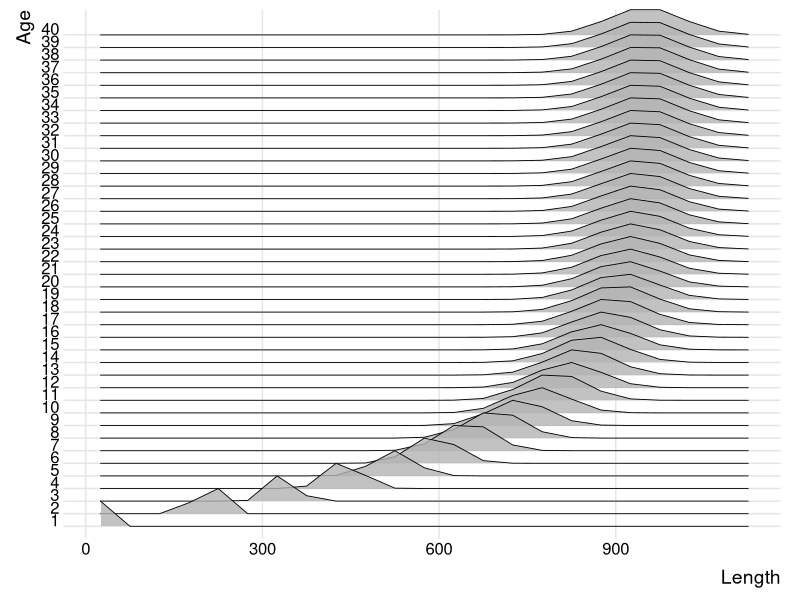
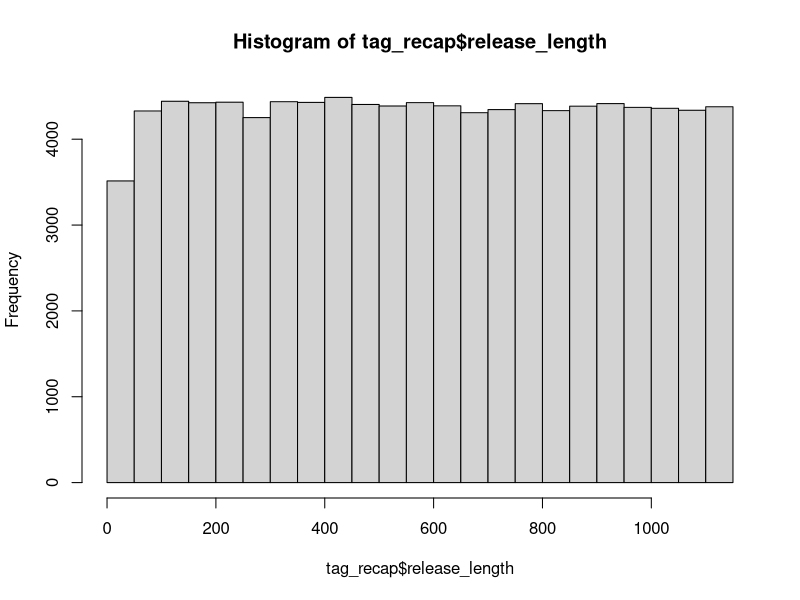
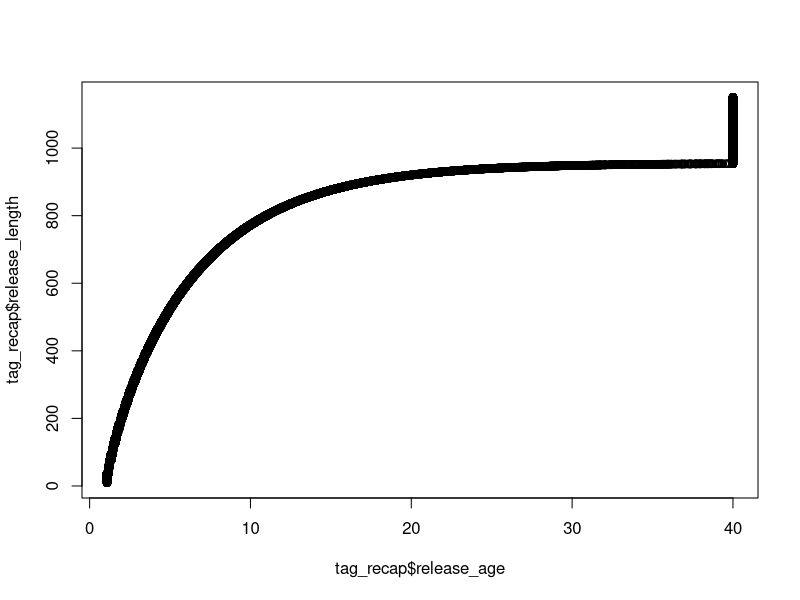

Generate these figures, in order, with R: (Note: this script raises an error after producing the figures.)
# -----------------------------------------------------------------------------

# Project: Wadandi Pink Snapper Population Model
# Data:    Values from the literature
# Task:    Set up populations
# Author:  Lise Fournier-Carnoy / adapted from Charlotte Aston
# Date:    May 2026

# -----------------------------------------------------------------------------

# Status: May 2026 update: trying to switch from age-based to length-based system

# -----------------------------------------------------------------------------

rm(list = ls())

# Load libraries

library(tidyverse)
library(sf)
library(raster)
library(stringr)
library(forcats)
library(RColorBrewer)
library(geosphere)
library(abind)

# we need a population to start the C++ model.
# the start population must be stable and realistic, given the species, the size of the simulation area etc.
# for this, we must know (1.) how the species grows/matures, then (2.) what population size/structure the area *can* support (carrying capacity),
# which will allow us to calculate (3.) what the population size/structure would be under a stable amount of fishing.

# the first two steps are calculated in a 'per recruit' unit, which takes a hypothetical R0=1 recruit through all ages, calculating the hypothetical survival probability, maturity probability and mature biomass
# we then rescale the values from these two first steps to real numbers of fish.

# from this, we can calculate (4.) our start population.
# we need step 2. because the Beverton-Holt equation (which the C++ code runs) calculates density-dependent recruitment (limited by the carrying capacity)


## STEP 0: life history values ================================================

year_end <- 2024
year_start <- 1900
n_yrs <- 2024-1900 # number of years modelled

max_age <- 40 # table 4.2 https://library.dpird.wa.gov.au/cgi/viewcontent.cgi?article=1240&context=fr_rr#page=12.15


### length parameters ----

# Von Bertalanffy Parameters (from Table 2, lower west coast, both sexes combined, https://academic.oup.com/icesjms/article/74/1/180/2669555?login=false#186901916)
# Linf  <- 1136 # hypothetical asymptotic length at infinite age (mm)
# k     <- 0.12 # growth coefficient, (/year)
# t0    <- -0.42 # hypothetical age at length = 0 (y)

# Schnute equation parameters - found to fit Yijarup better, table 4.2 https://library.dpird.wa.gov.au/cgi/viewcontent.cgi?article=1240&context=fr_rr#page=12.15
l1 <- 0
l2 <- (927.2 + 915.9)/2 # average of females and males
t1 <- 0
t2 <- 20
a <- (0.160 + 0.168)/2 # "constant relative rate of relative growth rate", Schnute 1981, average of females and males
b <- (1.239 + 1.206)/2 # "incremental relative rate of relative growth rate", Schnute 1981, average of females and males

max_length <- 1095 # in mm, table 4.2 https://library.dpird.wa.gov.au/cgi/viewcontent.cgi?article=1240&context=fr_rr#page=12.15

# age-length standard deviation parameters, for Pinkies, table 1 in Crisafulli et al. 2025 https://www.sciencedirect.com/science/article/pii/S0165783624003023#sec0140
al_cv <- 0.066

# length bin size we'll use in the model
length_bin_size <- 50 # mm. i used 10mm previously but that makes the model too slow.

### weight parameters ----

# weight-length relationship (W = WLa*(forklength^WLb)) , table 4.2 https://library.dpird.wa.gov.au/cgi/viewcontent.cgi?article=1240&context=fr_rr#page=12.15
WLa <- 3.67*10^-5
WLb <- 2.83


### maturity parameters ----

# age at maturity
M50 <- (6.7 + 5.5)/2 # female male average, A50 in table 4.2 https://library.dpird.wa.gov.au/cgi/viewcontent.cgi?article=1240&context=fr_rr#page=12.15
M95 <- (12.9 + 12.3)/2 # female male average, A95 table 4.2 https://library.dpird.wa.gov.au/cgi/viewcontent.cgi?article=1240&context=fr_rr#page=12.15

# length at maturity
L50 <- 660 # females only available, L50 in table 4.2 https://library.dpird.wa.gov.au/cgi/viewcontent.cgi?article=1240&context=fr_rr#page=12.15
L95 <- 900 # females only available, L95 in table 4.2 https://library.dpird.wa.gov.au/cgi/viewcontent.cgi?article=1240&context=fr_rr#page=12.15


### spawning/recruitment parameters ----

prop_f <- 0.5 # proportion expected to be females

# Beverton-Holt Parameters
h   <- 0.75 # table 7.4 p.68 https://library.dpird.wa.gov.au/cgi/viewcontent.cgi?article=1240&context=fr_rr#page=12.15
R0  <- 1 # initial recruitment, hypothetical number. do not change!!

# batch fecundity = a * length^b
fecundity_a <- 9.436*10^-5 # table 4.2 https://library.dpird.wa.gov.au/cgi/viewcontent.cgi?article=1240&context=fr_rr#page=12.15
fecundity_b <- 3.359 # table 4.2 https://library.dpird.wa.gov.au/cgi/viewcontent.cgi?article=1240&context=fr_rr#page=12.15

hyperallo <- (1.26 + 1.14 + 1.33)/3 # THIS VALUE IS CORRECT FOR WEIGHT, NOT AGE OR LENGTH !! average from 3 Sparids in Barneche 2018 (1.26, 1.14 and 1.33)


### mortality/fishing parameters ----

M <- 0.12 # yearly natural mortality, table 4.2 https://library.dpird.wa.gov.au/cgi/viewcontent.cgi?article=1240&context=fr_rr#page=12.15

# selectivity - for now considered as the same for rec and commercial fishing, as even Wise et al. 2007 group them together, p.99. https://library.dpird.wa.gov.au/cgi/viewcontent.cgi?article=1206&context=fr_rr#page=94.59 
# parameter of selectivity ogive
V50 <- 3.701 # Table 6.3.8, v50 from https://researchlibrary.agric.wa.gov.au/cgi/viewcontent.cgi?article=1029&context=fr_rr
V95 <-  5.290 # Table 6.3.8, v95 from https://researchlibrary.agric.wa.gov.au/cgi/viewcontent.cgi?article=1029&context=fr_rr

PRM <- mean(c(0.15, 0.14, 0.16, 0.13, 0.17, 0.22, 0.20, 0.23, 0.19, 0.25, 0.15, 0.13, 0.16, 0.11, 0.19)) # post release mortality for our retention function, recreational south, p.109 in Fairclough 2021 https://library.dpird.wa.gov.au/cgi/viewcontent.cgi?article=1108&context=fr_rr#page=118.15

# McLennan et al. 2014 finds post-release survival after barotrauma treatment to be 88%, same for all depths, all sizes of fish.
# Maggs et al. 2024 finds the hook site (lip, body or gut) and depth both sig. affects PRM.
# Grixti et al. 2010 finds that PRM in deep waters (48%) is lower than shallow (97%).

eq.init.fish <-  0.025 # this is equilibrium instantaneous fishing mortality?? a low level of fishing effort to apply to the hypothetical fish population so that it stabilises for the burn-in.


## STEP 1: set up life history value ==========================================

# below we use the published life history values to obtain mean values of length-at-age and the weight-at-mean-length-at-age.
mean_life_hist <- data.frame(
  #age = seq(1, 1 + step * (max_age * 12 - 1), by = step)) %>% # each age (1, 2, 3 year old) is split into 12 - this was before i made this into a yearly thing.
  age = 1:max_age) %>%
  
  mutate(
    length = ((l1^b+(l2^b-l1^b))*((1-exp(-a*(age-t1)))/(1-exp(-a*(t2-t1)))))^(1/b), # this is the Schnute equation, replaces the VB equation.
    # length_vb = Linf * (1 - exp(-k * (age - t0))), # this is the old VB equation
    weight = WLa * (length^WLb) / 1000 # divide by 1000 to get in kg 
  ) %>% 
  glimpse()

# from this, let's add uncertainty (because not every 1yo fish will be the same length)
# we'll make a age x length matrix that tells us how likely it is that a fish of age x is of length a, b, c, etc.
lengths <- (0:(max_length + 100)) # start at zero, but all lengths should start at 10mm (see here for post settlement juvenile size ref https://rsnz.onlinelibrary.wiley.com/doi/10.1080/00288330.2014.892013)(+ a little bit to encompass extra big fish just in case)

# define your length bins (e.g. 50mm bins)
bin_breaks <- seq(0, max_length+100, by = length_bin_size) # +100 for extra big fish
bin_labels <- seq_along(bin_breaks[-1])  # indices 1 to n_bins
lengths_bins <- lengths[seq(1, length(lengths), length_bin_size)] # 5cm bins

bin_mids <- bin_breaks[-length(bin_breaks)] + (length_bin_size/2)  # midpoints

length_age_matrix <- matrix(0,
                            nrow = length(mean_life_hist$age),
                            ncol = length(bin_mids), # length bins
                            dimnames = list(as.numeric(mean_life_hist$age), 
                                            as.numeric(bin_mids)))

schnute_length <- function(AGE, l1, l2, t1, t2, a, b) {
  L <- (l1^b + (l2^b - l1^b) * (1 - exp(-a * (AGE - t1))) / (1 - exp(-a * (t2 - t1))))^(1 / b)
  pmin(L, max_length)
} # this function is to obtain the expected length at AGE years old 

for (i in 1:nrow(length_age_matrix)) {
  
  biological_age <- i-1 # the model considers 1yo fish to be a full year old, even though they have just recruited. correct that
  
  if (biological_age == 0) {
    mean_length <- 10  # minimum recruit size in mm (post-settlement juvenile)
  } else {
    mean_length <- round(schnute_length(biological_age, l1, l2, t1, t2, a, b))
  }
  
  sd_length = al_cv * mean_length # eq. 3 from Francis et al. 2016, https://www.sciencedirect.com/science/article/pii/S0165783615000909
  
  length_age_matrix[i, ] <- dnorm(bin_mids, mean = mean_length, sd = sd_length)
} # this loops calculates how likely it is that a fish of age x is of each length y

length_age_matrix <- length_age_matrix / rowSums(length_age_matrix) # normalise so it all adds up to 1

dimnames(length_age_matrix) <- list(mean_life_hist$age, bin_mids)
summary(rowSums(length_age_matrix))  # should all be 1

# we also need to know the length-weight relationship for our lengths
length_weight <- data.frame(length = bin_mids) %>% 
  mutate(weight = WLa * (length^WLb) / 1000 # divide by 1000 to get in kg
         )

# okay so this matrix is going to be the base on which most things get calculated downstream.
library(ggridges)

# sanity check : the distribution of lengths at various ages
as.data.frame(length_age_matrix) %>% 
  mutate(age = as.numeric(rownames(length_age_matrix))) %>% 
  pivot_longer(cols = -age, names_to = "length_bin", values_to = "density") %>% 
  mutate(length_bin = as.numeric(length_bin)) %>% 
  group_by(age) %>% 
  mutate(density_scaled = density / max(density)) %>% # normalise each age to peak = 1
  ungroup() %>% 
  
  ggplot(aes(x = length_bin, y = factor(age), height = density_scaled, group = age)) +
  geom_ridgeline(scale = 2, alpha = 0.8, linewidth = 0.3) +
  labs(x = "Length", y = "Age") +
  theme_ridges(grid = TRUE)


## STEP 1.5: make a length transition matrix ==================================

# the length age matrix tells us the probability of a fish of age x to be of length y, but that doesnt tell us what length a fish of age x and length y will be at age x+1
# for this we need an age-transition matrix, of format length x length.
# age transition matrices are usually calculated with tag-recapture data. 
# i don't have that data, so i'll simulate it.


### A. release the fish! ----

set.seed(123)

# some mean life history
ages = seq(1, max_age, by = 1/12) # monthly ages.
lengths = as.numeric(colnames(length_age_matrix)) # the midpoints of the length bins

# catch, tag, and release some fish!
n_fish  <- 100000

tag_recap <- data.frame( # random set of lengths between min and max
  release_length = runif(n_fish, min = 10, max = max(lengths_bins)) # random lengths >10mm (min juvenile size)
) %>% 
  glimpse()

hist(tag_recap$release_length)


### B. pretend you know the age of these released fish ----

mu_by_age <- schnute_length(ages-1, l1, l2, t1, t2, a, b) # vb_length(ages-1) # this is the mean length for all ages that a fish can be (monthly) - age-1 because otherwise it treats the new recruits (1 year old in the model) as fish that should be 200mm, so growth of 200mm in 1month... not possible.
sd_by_age <- mu_by_age * al_cv # this is the variability around the mean length, for all ages that a fish can be.

age_likelihoods <- function(LENGTH) {
  dnorm(LENGTH, mean = mu_by_age, sd = sd_by_age)
} # this gives us the probability that a fish of a length x is of each age y.

tag_recap$release_age <- sapply(tag_recap$release_length, function(LENGTH) {
  len_capped <- min(LENGTH, max(lengths_bins)) # prevent fish from being larger than the limit
  liks <- age_likelihoods(len_capped) # finds how likely each age is for that length
  liks <- liks / sum(liks) # normalise to get the relative likelihood of each age
  #sum(ages * liks) # get the weighted average age
  ages[which.max(liks)] 
  
}) # this obtains the age (as an average from the likely ages) for every fish we released

head(tag_recap)

plot(x = tag_recap$release_age, y = tag_recap$release_length) # the largest fish are assigned to the oldest age class.


### C. one month later, catch the fish again! ----

# one month later, we go back and capture the fish again
tag_recap$recapture_age <- tag_recap$release_age + (1/12)

mu_release   <- vb_length(tag_recap$release_age - 1)
mu_recap_age <- vb_length(tag_recap$recapture_age - 1)

growth_increment <- pmax(mu_recap_age - mu_release, 0)
sd_recap <- pmax(al_cv * growth_increment, 1) # minimum growth is 1mm per month

# we have to randomly decide what length the fish will be one year after release, according to mu & sd,
# keeping in mind that fish can't shrink.
library(truncnorm)
# so rtruncnorm will do "okay this fish was release at __mm, one year later its length will be randomly selected from a normal distribution that makes sense for its age (mu & sd), keeping in mind the min length (release length) and max length."
tag_recap$recapture_length <- rtruncnorm(
  n    = n_fish,
  a    = tag_recap$release_length, # lower bound (no shrinkage)
  b    = max(lengths_bins), # upper bound (largest size)
  mean = tag_recap$release_length + growth_increment,
  sd   = sd_recap
)

tag_recap$growth <- tag_recap$recapture_length - tag_recap$release_length
# cool beans, we now have a fully structured tag-recapture dummy dataset to base our age-transition matrix on.

# check it over
ggplot(tag_recap, aes(x = release_length, y = recapture_length)) +
  geom_bin2d(bins = 60) +
  geom_abline(slope = 1, intercept = 0, colour = "red", linetype = "dashed") +
  labs(x = "Release Length (mm)", y = "Recapture Length (mm)", fill = "Count") +
  theme_minimal()

# here fish cannot grow more than 100mm per month (makes sense). largest fish can't really grow more than the max, so the density is close to zero
tag_recap %>%
  filter(!is.na(growth)) %>%
  mutate(length_bin = factor(
    paste0(floor(release_length / 50) * 50, "–", floor(release_length / 50) * 50 + 49),
    levels = paste0(
      seq(floor(min(release_length, na.rm=TRUE)/50)*50,
          floor(max(release_length, na.rm=TRUE)/50)*50, by=50),
      "–",
      seq(floor(min(release_length, na.rm=TRUE)/50)*50,
          floor(max(release_length, na.rm=TRUE)/50)*50, by=50) + 49
    )
  )) %>%
  ggplot(aes(x = growth, y = length_bin)) +
  #xlim(c(0, 150)) +
  geom_density_ridges_gradient(scale = 2, rel_min_height = 0.01) +
  labs(x = "growth in 1 month (mm)", y = "release length (mm)") +
  theme_ridges()


### XX okay now the length transition matrix ----

glimpse(tag_recap)

n_bins <- length(bin_labels)

ATM <- matrix(0, nrow = n_bins, ncol = n_bins)
rownames(ATM) <- bin_mids
colnames(ATM) <- bin_mids
# assign each fish to release and recapture bins
tag_recap$release_bin <- cut(tag_recap$release_length, 
                             breaks = bin_breaks, labels = FALSE)
tag_recap$recapture_bin <- cut(tag_recap$recapture_length, 
                               breaks = bin_breaks, labels = FALSE)


for (i in 1:n_bins) {
  current_lower_edge <- bin_breaks[i]  # lower edge of bin i
  fish <- tag_recap[tag_recap$release_bin == i, ] # find all the fish that were released at this length bin.
  
  mu_recap <- mean(fish$recapture_length, na.rm = T) # find their average recapture length
  sigma_recap <- sd(fish$recapture_length, na.rm = T) # and the SD of the recapture length
  
  # for each bin i, what is the probability of being that length, given the recapture data (p(length bin) is p(bin upper bound) - p(bin lower bound))
  probs <- pnorm(bin_breaks[-1], mu_recap, sigma_recap) - pnorm(bin_breaks[-length(bin_breaks)], mu_recap, sigma_recap)
  
  probs[bin_breaks[-length(bin_breaks)] < current_lower_edge] <- 0  # no shrinkage, zero out smaller bins.
  
  ATM[i,] <- probs / sum(probs) # scale so it all adds up to 1
}

# the last bin is NAN, so need to fix it manually. largest fish stay in their length bin
ATM[nrow(ATM), ] <- 0
ATM[nrow(ATM), nrow(ATM)] <- 1 # this is a weird situation. essentially in the function, a 40 year old fish is killed off no matter its length. however, a 20yo fish can be the max length, and stay there (since it can't shrink in size) for 20 years.
# this accumulation is a problem. here we're hard-coding the largest sized fish, so that they disappear off the face of the model. this way the accumulation is less problematic.

tail(ATM) # and that's the age transition matrix!


## STEP 2: set up a hypothetical unfished population ==========================

# the goal here is to calculate what the distribution of mature biomass looks like for a hypothetical population.
# what this means is that for a hypothetical recruitment of R0 = 1, where is the bulk of biomass across lengths and ages?
# this whole setup is made to obtain a single value: unfished_female_spawning_biomass.
# we use this downstream.

# calculate maturity and mature biomass across all lengths
length_mature_biomass <- data.frame(
  length = bin_mids
  ) %>% 
  mutate(
  weight = WLa * (length^WLb) / 1000
  ) %>% 
  mutate(
    maturity = 1/(1+(exp(-log(19)*((length-L50)/(L95-L50))))), # you can replace length, l50, and l95 with age, M50, and M95 if you wish, but length determines maturity better than age
    mature_biomass = maturity * weight^hyperallo
  ) %>% 
  glimpse()

plot(x = length_mature_biomass$length, 
     y = length_mature_biomass$mature_biomass, 
     main = "mature biomass by length", 
     type = "l")


# calculate natural survival in each age group
age_survival <- data.frame(
  age = mean_life_hist$age,
  survival = NA
) %>% 
  glimpse()
age_survival[1, "survival"] <- R0*prop_f # survival probability on age 1
for (r in 2:nrow(age_survival)){
  age_survival[r, "survival"] <- age_survival[r-1, "survival"]*exp(-M) 
} # this calculates the survival in the next age based on the previous age

plot(x = age_survival$age, 
     y = age_survival$survival,
     main = "probability of surviving to this age (unfished population", 
     type = "l")


# put it all together
length_age_matrix[1,] <- 0 # fill babies 
unfished_pop_ssb <- sweep(length_age_matrix, MARGIN = 2, length_mature_biomass$mature_biomass, FUN = "*")
test <- sweep(unfished_pop_ssb, MARGIN = 1, age_survival$survival, FUN = "*")

# below we are taking a hypothetical female, which we weigh every year, to figure out how much total spawning biomass it contributes over its lifetime. (taking into account natural mortality)
# with the matrix, we're kind of collapsing the uncertainty in length (summing), so that we get a single value.
unfished_female_spawning_biomass <- sum(test)
unfished_female_spawning_biomass # about 24kg


### Calculate Beverton-Holt parameters for the unfished population ----

alpha <- (unfished_female_spawning_biomass/R0)*((1-h)/(4*h)) 
beta <- ((h-0.2)/(0.8*h*R0))


## STEP 3: set up a hypothetical fished population ============================

# we need to calculate things for a hypothetical fished population.
# survival is a little different when you add fishing mortality, so we need to recalculate.

# we have biomass across lengths from the previous step
glimpse(length_mature_biomass)

fished_pop_setup <- data.frame(age = mean_life_hist$age) %>% 
  mutate(selectivity = 1 / (1 + exp(-log(19) * ((age - V50) / (V95 - V50)))), # selectivity at each age (this is probably a length-based process but the stock assessment reports age-based values for V50 and V95)
         fishing_mortality = selectivity * eq.init.fish, # fishing mortality
         total_mortality = fishing_mortality + M
         )
head(fished_pop_setup)

# Calculate survival for the fished population
fished_pop_setup <- fished_pop_setup %>% 
  mutate(survival = NA) %>% 
  glimpse()

fished_pop_setup[1, "survival"] <- R0*prop_f # survival probability on age 1

for (r in 2:nrow(fished_pop_setup)){
  fished_pop_setup[r, "survival"] <- fished_pop_setup[r-1, "survival"]*exp(-fished_pop_setup[r-1, "total_mortality"]) # Divide by the time step here
} # this calculates the survival in the next age based on the previous age

# put it all together
fished_pop_ssb <- sweep(length_age_matrix, MARGIN = 2, length_mature_biomass$mature_biomass, FUN = "*")
fished_pop_ssb <- sweep(fished_pop_ssb, MARGIN = 1, fished_pop_setup$survival, FUN = "*")

# below we are taking a hypothetical female, which we weigh every year (12th month), to figure out how much total spawning biomass it contributes over its lifetime.
# with the matrix, we're kind of collapsing the uncertainty (summing), so that we get a single value.
fished_female_spawning_biomass <- sum(fished_pop_ssb)
fished_female_spawning_biomass # about 18kg, lower than unfished, which makes sense because a fished population will have fewer big fish (spawners)


### Spawner per recruit and equilibrium recruitment ----

spr <- fished_female_spawning_biomass/unfished_female_spawning_biomass 
(1 - spr) # this says 'under fished equilibrium, 1 recruit loses ~24% (1-spr) of its reproductive output over her lifetime compared to unfished equilibrium'
equil_recr <- (fished_female_spawning_biomass-alpha)/(beta*fished_female_spawning_biomass) 
equil_recr # this says 'however, under fished equilibrium, 1 recruit produces ~97% of its unfished recruitment (because there is lower density of fish)
# the density-dependence is visible here: fewer spawners = population below carrying capacity = more recruits


## STEP 4: set up the starting population =====================================

## so far the fished and unfished populations and spawning biomasses were hypothetical, for a single recruit.
## here we scale the spawning biomasses to the level of recruitment, to make a starting population.
## first it's age-based, then we transform it into a age-length-based structure.

init_recr <- 5000 # in thousands - 4000 is too small

# calculate initial fished recruitment (how many new fish from the fished population)
init_fished_recr <- (fished_female_spawning_biomass-alpha) / (fished_female_spawning_biomass*beta) * init_recr 

# calculate initial unfished spawning biomass - this is the carrying capacity for the size of our model, defined by init_recr
init_unfished_f_sb <- init_fished_recr * unfished_female_spawning_biomass

# calculate initial fished spawning biomass - this is the spawning biomass of our starting population
init_fished_f_sb <- init_fished_recr * fished_female_spawning_biomass

# calculate new Beverton-Holt parameters - because we have a different initial recruitment value, alpha and beta will change.
alpha <- (init_unfished_f_sb / init_fished_recr) * ((1-h) / (4*h))
beta <- ((h-0.2) / (0.8*h*init_fished_recr))

# calculate number of female recruits in the next time step
n_f_recr <- (init_fished_f_sb/(alpha+beta*init_fished_f_sb))*prop_f # originally Charlotte had init_unfished_sb/(alpha...) but i think that's incorrect

age_starting_pop <- data.frame(
  age = mean_life_hist$age,
  n = NA
  )

age_starting_pop[1, "n"] <- n_f_recr

for (r in 2:(max_age)){ 
  age_starting_pop[r, "n"] <- age_starting_pop[r-1, "n"] * exp(-fished_pop_setup[r-1, "total_mortality"])
} # this calculates the survival in the next age based on the previous age using total mortality from our fished population


# okay so now we know that our starting population has ~2400 fish of age 1, but not all will be the same length. we'll use our age-length matrix to figure out how many there are of each length.
age_length_starting_pop <- sweep(length_age_matrix, MARGIN = 1, age_starting_pop[, "n"], FUN = "*")
dim(age_length_starting_pop)

bins_to_plot <- c(1:9)
par(mfrow = c(3, 3))
lapply(bins_to_plot, function(col) {
  plot(age_length_starting_pop[, col], type = "l",
       #ylim = c(0, 2000),
       main = paste("Length bin", col, "(", bin_mids[col], "mm)"))
})

## you can see as fish age, there's more and more uncertainty about their age. that's exactly what we want.
## these fish form our starting population for the model
## at the end of the year the spawning stock biomass of all females will be calculated to generate recruitment for the next year
## alpha and Beta need to be recorded for use in the next step of the model

## Selectivity-retention for the fish in the model ----------------------------

# we want to make a matrix that tells us for every month of every year, how likely is it that a fish of length x gets caught and kept by a fisher.

# first we translate selectivity to a length-based vector, so that the selectivity-retention has the same number of values to calculate things on.
fished_pop_setup$selectivity

# we'll use the selectivity-at-age to approximate a selectivity-at-length
sel_at_age <- data.frame(age = mean_life_hist$age, selectivity = fished_pop_setup$selectivity)
sel_at_length <- data.frame(
  length     = bin_mids,
  selectivity = NA
)

sel_at_age <- approx(
  x = mean_life_hist$age,
  y = fished_pop_setup$selectivity,
  xout = mean_life_hist$age,
  rule = 2
)$y

length_to_sel <- approxfun( # linear interpolation between selectivity-at-age and -at-length
  x = mean_life_hist$length,
  y = sel_at_age,
  rule = 2
)

sel_at_length$selectivity <- length_to_sel(as.numeric(sel_at_length$length) + 5) # apply the interpolation to the length bins

# manually fill bins that are too-big and too-small (they're not observed in the sel-at-age so need to be manually filled)
sel_at_length$selectivity[as.numeric(sel_at_length$length) + 5 < min(mean_life_hist$length)] <- 0
sel_at_length$selectivity[as.numeric(sel_at_length$length) + 5 > max(mean_life_hist$length)] <- 1

## okay now to calculate things
ret <- array(0,
             dim = c(ncol(length_age_matrix)), 
             dimnames = list(colnames(length_age_matrix)))

sel_ret <- array(0,
                 dim = c(ncol(length_age_matrix), n_yrs+1), 
                 dimnames = list(colnames(length_age_matrix), year_start:year_end))

mll_changes <- data.frame( # minimum legal length (MLL) changes
  year = c(1913, 1977, 1988, 2008, 2009),
  mll =  c(279,  380,  410,  450,  500)
)

for (YEAR in year_start:year_end) {
  
  current_mll <- if (YEAR < min(mll_changes$year)) 0 else (
    tail(mll_changes$mll[mll_changes$year <= YEAR], 1)
  )
  
  # retention: the % of fish of each size that are kept by fishers. changes with MLL legislation
  lengths <- as.numeric(rownames(sel_ret))
  ret <- ifelse(lengths < current_mll, 0, # fish that are too small will not be kept
                ifelse(lengths < current_mll + 5, 0.5, # fish around the MLL will not all be kept
                       0.95)) # and the larger fish will mostly be kept, but not all
  
  # landings: the % of fish of each length that can be caught and will be retained
  landings = sel_at_length$selectivity * ret
  # discards: the % of fish of each length that can be caught but will be chucked back
  discards = sel_at_length$selectivity * (1 - ret)
  
  # selectivity-retention: the % of fish of each age (in each year) that will die from fishing activities (caught, and either kept, or chucked back and die)
  sel_ret[, as.character(YEAR)] = landings + (PRM * discards)
  
}
head(sel_ret)


## Saving files ---------------------------------------------------------------

# initial population
saveRDS(age_length_starting_pop, file = paste0("data/output_data/05_starting_population.rds"))

# number of length bins
bin_mids
saveRDS(bin_mids, file = "data/output_data/05_length_bins.rds")

# age-transition matrix
saveRDS(ATM, "data/output_data/05_age_transition_matrix.rds")

# selectivity
selectivity <- fished_pop_setup$selectivity
saveRDS(selectivity, file = "data/output_data/05_selectivity.rds")
saveRDS(sel_ret, file = "data/output_data/05_selectivity_retention.rds")

# maturity
maturity <- length_mature_biomass$maturity
saveRDS(maturity, file = "data/output_data/05_maturity.rds")

# weight of each age group
weight <- length_weight$weight
saveRDS(weight, file = "data/output_data/05_weight.rds")

# Beverton-Holt parameters
saveRDS(alpha, file = "data/output_data/05_Beverton-Holt_alpha.rds")
saveRDS(beta, file = "data/output_data/05_Beverton-Holt_beta.rds")

### END ###
